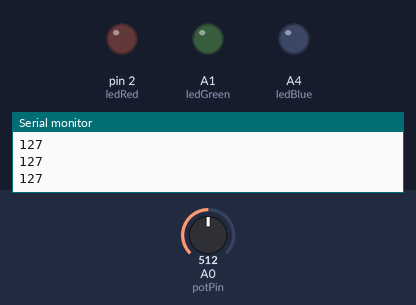
Bench run of a sketch on a simulated Arduino Uno, built with avr-gcc and run on an emulated ATmega328P. Shown: output pins drawn as LEDs (lit = HIGH), the last lines printed to the serial monitor. The test bench sets the inputs (shaded band); at power-on: A0 (potPin) = 512.

Above: at 1.2 s.
1.3 s: A0 (potPin) set to 532
At 2.1 s:
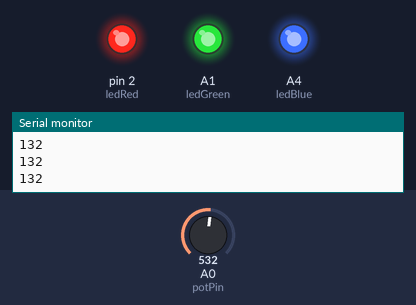
3.0 s: A0 (potPin) set to 511
At 3.3 s:
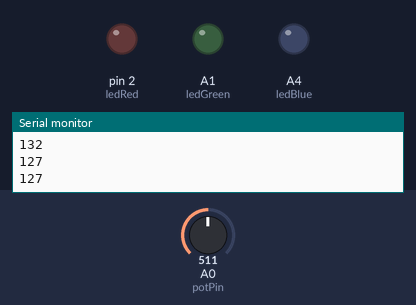
4.5 s: A0 (potPin) set to 716
At 5.8 s:
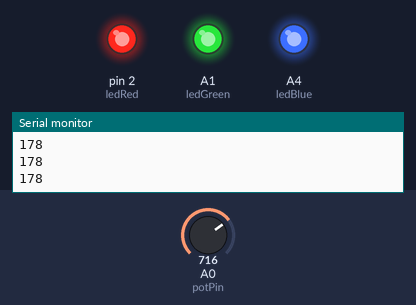
Timing chart, 0 to 7.5 s (numbered marks = the images above; inputs shaded):
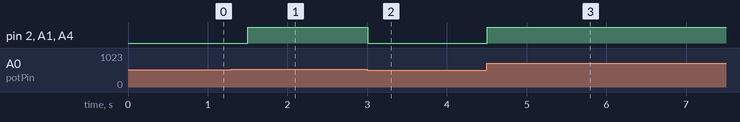

Measured:
- the behaviour switches between 513 and 514 on A0 (potPin) (found by bisection; images 0 and 1)
- after the input at 1.3 s, pin 2 (ledRed), A1 (ledGreen), A4 (ledBlue): LOW → HIGH after 0.20 s
- after the input at 3.0 s, pin 2 (ledRed), A1 (ledGreen), A4 (ledBlue): HIGH → LOW at once
- after the input at 4.5 s, pin 2 (ledRed), A1 (ledGreen), A4 (ledBlue): LOW → HIGH at once

The sketch:

NewArduino.ino
```cpp
int ledRed = 2;
int potPin = A0;
int readValue ;
int ledGreen = A1;
int ledBlue = A4 ;
String choice ;


void setup() {
  // put your setup code here, to run once:
  Serial.begin (9600) ;
  pinMode ( ledRed , OUTPUT ) ;
  pinMode ( potPin , INPUT ) ;
  pinMode ( ledBlue , OUTPUT ) ;
  pinMode ( ledGreen , OUTPUT ) ;
}

void loop() {
  //put your main code here, to run repeatedly:
  /*
  Serial.println ("Enter Your color choice" ) ;
  while (Serial.available () == 0) {}
  choice = Serial.readString () ;
  if ( choice == "red" )
  {
    analogWrite (ledRed, 133) ;
    analogWrite (ledGreen, 0) ;
    analogWrite (ledBlue, 0) ;
  }

  if ( choice == "blue" )
  {
    analogWrite (ledRed, 0) ;
    analogWrite (ledGreen, 0) ;
    analogWrite (ledBlue, 133) ;
  }

  if ( choice == "green" )
  {
    analogWrite (ledRed, 0) ;
    analogWrite (ledGreen, 133) ;
    analogWrite (ledBlue, 0) ;
  }
  */

  readValue = analogRead ( potPin ) ;
  readValue = (255./1023.)*(float)(readValue) ;
  Serial.println ( readValue ) ;
  analogWrite ( ledRed, readValue ) ;
  analogWrite ( ledBlue, readValue ) ;
  analogWrite ( ledGreen, readValue ) ;
  delay (250);
}
```
